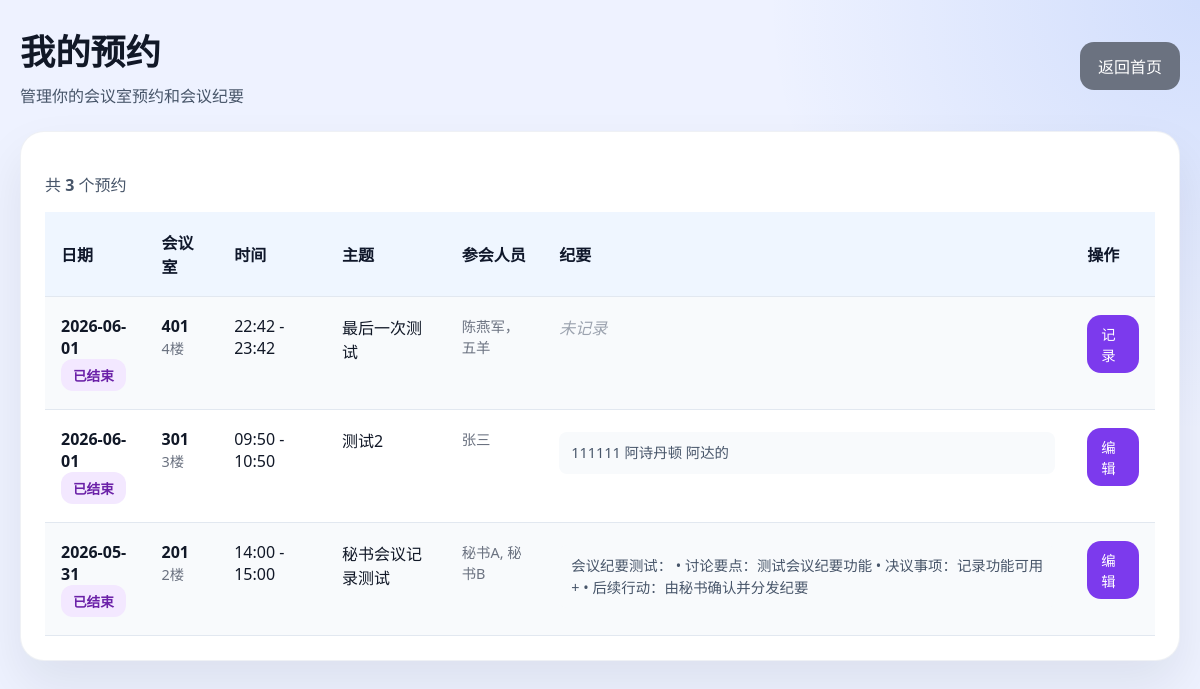
/my_bookings (signed in), run on an earlier commit of the app's database.
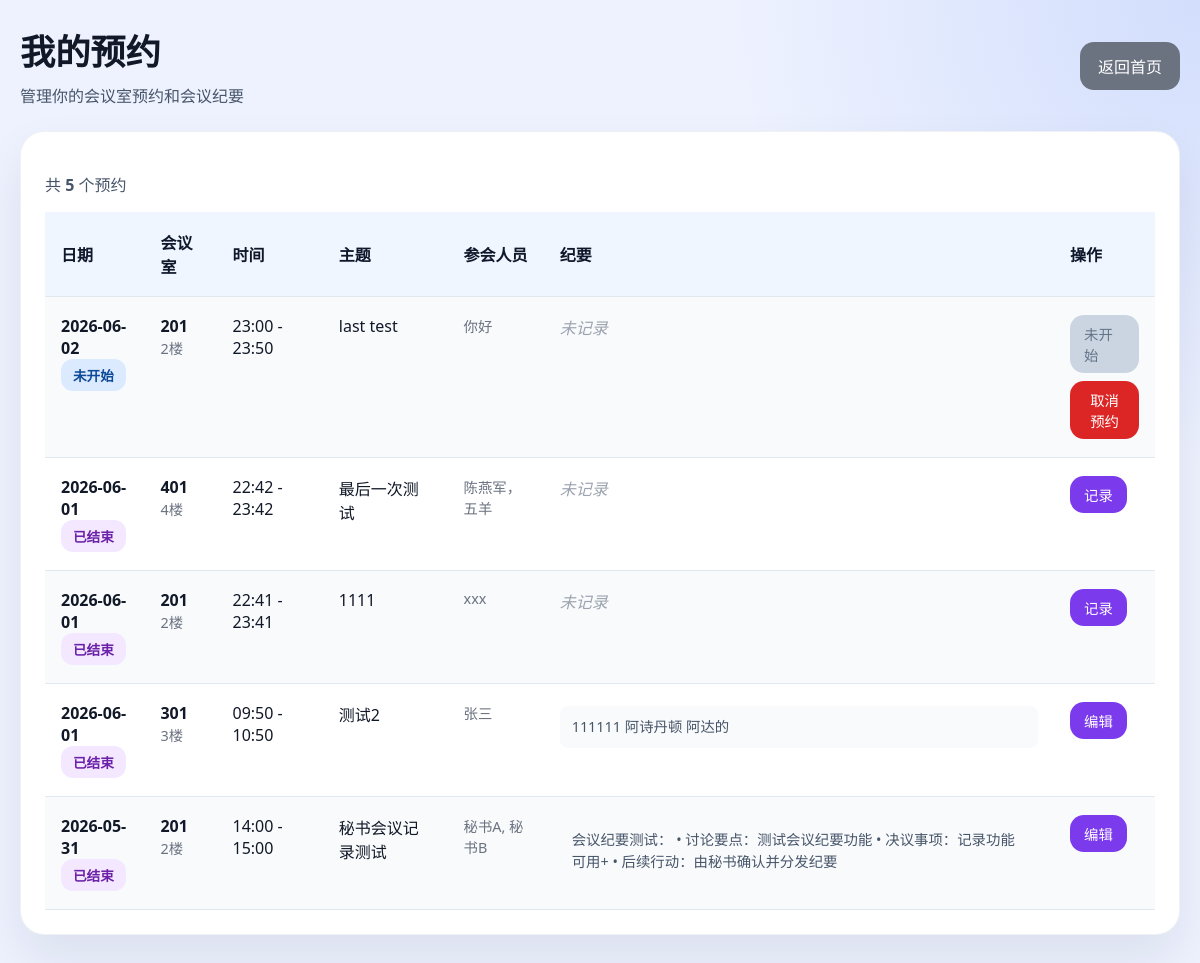
And on a later commit of the database.
### tables this page shows
CREATE TABLE booking (
                booking_id INTEGER PRIMARY KEY AUTOINCREMENT,
                room_id INTEGER NOT NULL,
                date TEXT NOT NULL,
                start_time TEXT NOT NULL,
                end_time TEXT NOT NULL,
                owner TEXT NOT NULL,
                subject TEXT NOT NULL,
                attendees TEXT NOT NULL DEFAULT '', minutes TEXT NOT NULL DEFAULT '',
                FOREIGN KEY (room_id) REFERENCES room(room_id) ON DELETE CASCADE
            );

CREATE TABLE room (
                room_id INTEGER PRIMARY KEY AUTOINCREMENT,
                name TEXT NOT NULL UNIQUE,
                capacity INTEGER NOT NULL,
                location TEXT NOT NULL
            );

### app.py (the view)
@app.route("/my_bookings")
@login_required
def my_bookings():
    user = session.get("user")
    username = user.get("username")
    bookings = get_user_bookings(username)
    return render_template(
        "my_bookings.html",
        bookings=bookings,
        now_date=date.today().isoformat(),
        now_datetime=datetime.now().strftime("%Y-%m-%d %H:%M"),
    )

### app.py (called while the page is built)
def login_required(view):
    @wraps(view)
    def wrapped(*args, **kwargs):
        if not session.get("user"):
            return redirect(url_for("login", next=request.path))
        return view(*args, **kwargs)
    return wrapped

@app.context_processor
def inject_user():
    return {"current_user": session.get("user")}

### models.py (called while the page is built)
def get_connection():
    conn = sqlite3.connect(DB_PATH)
    conn.row_factory = sqlite3.Row
    conn.execute("PRAGMA foreign_keys = ON")
    return conn

def fetch_all(query, params=()):
    with get_connection() as conn:
        cursor = conn.execute(query, params)
        return [dict(row) for row in cursor.fetchall()]

def get_user_bookings(username):
    return fetch_all(
        "SELECT b.*, r.name AS room_name, r.location FROM booking b JOIN room r ON b.room_id = r.room_id WHERE b.owner = ? ORDER BY b.date DESC, b.start_time DESC",
        (username,),
    )

### templates/my_bookings.html (shortened to what this page needs)
<!DOCTYPE html>
<html lang="zh-CN">
<head>
</head>
<body>
<div class="container">
    <div class="header">
        <div>
            <h1>我的预约</h1>
            <p style="margin: 8px 0 0; color: #475569;">管理你的会议室预约和会议纪要</p>
        </div>
        <a href="/" class="button back">返回首页</a>
    </div>
    <div class="card">
        {% if bookings %}
            <p style="color: #475569; margin-bottom: 16px;">共 <strong>{{ bookings|length }}</strong> 个预约</p>
            <table>
                <thead>
                <tr>
                    <th>日期</th>
                    <th>会议室</th>
                    <th>时间</th>
                    <th>主题</th>
                    <th>参会人员</th>
                    <th>纪要</th>
                    <th>操作</th>
                </tr>
                </thead>
                <tbody>
                {% for booking in bookings %}
                    {% set start_datetime = booking.date ~ " " ~ booking.start_time %}
                    {% set end_datetime = booking.date ~ " " ~ booking.end_time %}
                    {% set can_write_minutes = start_datetime <= now_datetime %}
                    {% set is_ended = end_datetime <= now_datetime %}
                    <tr>
                        <td>
                            <strong>{{ booking.date }}</strong>
                            <br>
                            <span class="status-badge {% if is_ended %}status-past{% elif can_write_minutes %}status-active{% else %}status-future{% endif %}">
                                {% if is_ended %}已结束{% elif can_write_minutes %}进行中{% else %}未开始{% endif %}
                            </span>
                        </td>
                        <td>
                            <strong>{{ booking.room_name }}</strong>
                            <br>
                            <span style="color: #6b7280; font-size: 0.9rem;">{{ booking.location }}</span>
                        </td>
                        <td>{{ booking.start_time }} - {{ booking.end_time }}</td>
                        <td>{{ booking.subject }}</td>
                        <td style="color: #6b7280; font-size: 0.9rem;">{{ booking.attendees }}</td>
                        <td>
                            {% if booking.minutes %}
                                <div class="minutes-preview">{{ booking.minutes[:100] }}{% if booking.minutes|length > 100 %}...{% endif %}</div>
                            {% else %}
                                <span class="no-minutes">未记录</span>
                            {% endif %}
                        </td>
                        <td>
                            {% if can_write_minutes %}
                                <a href="/booking/minutes/{{ booking.booking_id }}" class="button edit">
                                    {% if booking.minutes %}编辑{% else %}记录{% endif %}
                                </a>
                            {% else %}
                                <span class="button disabled" title="会议开始后才能填写会议纪要">未开始</span>
                                <form method="post" action="/booking/cancel/{{ booking.booking_id }}" onsubmit="return confirm('确定取消这个会议预约吗？');">
                                    <button type="submit" class="button cancel">取消预约</button>
                                </form>
                            {% endif %}
                        </td>
                    </tr>
                {% endfor %}
                </tbody>
            </table>
        {% endif %}
    </div>
</div>
</body>
</html>

What changed in the data, as far as the page shows it:
added booking: date "2026-06-02", shows "未开始", room_name "201", location "2楼", start_time "23:00", end_time "23:50", subject "last test", attendees "你好", minutes "未记录"
added booking: date "2026-06-01", shows "已结束", room_name "201", location "2楼", start_time "22:41", end_time "23:41", subject "1111", attendees "xxx", minutes "未记录"
Also different on the page:
{{ bookings|length }}: "3" → "5"
